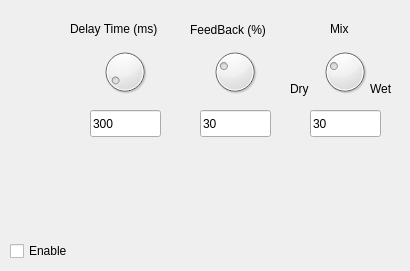
    <widget class="QWidget" name="tab_10">
     <attribute name="title">
      <string>Delay</string>
     </attribute>
     <widget class="QCheckBox" name="Check_D">
      <property name="geometry">
       <rect>
        <x>10</x>
        <y>240</y>
        <width>71</width>
        <height>22</height>
       </rect>
      </property>
      <property name="text">
       <string>Enable</string>
      </property>
     </widget>
     <widget class="QDial" name="DTime_Dial">
      <property name="geometry">
       <rect>
        <x>100</x>
        <y>40</y>
        <width>50</width>
        <height>64</height>
       </rect>
      </property>
      <property name="minimum">
       <number>1</number>
      </property>
      <property name="maximum">
       <number>5000</number>
      </property>
      <property name="value">
       <number>300</number>
      </property>
     </widget>
     <widget class="QDial" name="DFeedBack_Dial">
      <property name="geometry">
       <rect>
        <x>210</x>
        <y>40</y>
        <width>50</width>
        <height>64</height>
       </rect>
      </property>
      <property name="minimum">
       <number>1</number>
      </property>
      <property name="maximum">
       <number>100</number>
      </property>
      <property name="value">
       <number>30</number>
      </property>
     </widget>
     <widget class="QLabel" name="label_10">
      <property name="geometry">
       <rect>
        <x>70</x>
        <y>20</y>
        <width>111</width>
        <height>17</height>
       </rect>
      </property>
      <property name="text">
       <string>Delay Time (ms)</string>
      </property>
     </widget>
     <widget class="QLabel" name="label_11">
      <property name="geometry">
       <rect>
        <x>190</x>
        <y>20</y>
        <width>91</width>
        <height>20</height>
       </rect>
      </property>
      <property name="text">
       <string>FeedBack (%)</string>
      </property>
     </widget>
     <widget class="QLineEdit" name="Dtime_LE">
      <property name="geometry">
       <rect>
        <x>90</x>
        <y>110</y>
        <width>71</width>
        <height>27</height>
       </rect>
      </property>
      <property name="text">
       <string>300</string>
      </property>
     </widget>
     <widget class="QLineEdit" name="DFeedBack_LE">
      <property name="geometry">
       <rect>
        <x>200</x>
        <y>110</y>
        <width>71</width>
        <height>27</height>
       </rect>
      </property>
      <property name="text">
       <string>30</string>
      </property>
     </widget>
     <widget class="QDial" name="DMix_Dial">
      <property name="geometry">
       <rect>
        <x>320</x>
        <y>40</y>
        <width>50</width>
        <height>64</height>
       </rect>
      </property>
      <property name="minimum">
       <number>1</number>
      </property>
      <property name="maximum">
       <number>100</number>
      </property>
      <property name="pageStep">
       <number>10</number>
      </property>
      <property name="value">
       <number>30</number>
      </property>
     </widget>
     <widget class="QLabel" name="label_12">
      <property name="geometry">
       <rect>
        <x>330</x>
        <y>20</y>
        <width>31</width>
        <height>17</height>
       </rect>
      </property>
      <property name="text">
       <string>Mix</string>
      </property>
     </widget>
     <widget class="QLabel" name="label_13">
      <property name="geometry">
       <rect>
        <x>370</x>
        <y>80</y>
        <width>31</width>
        <height>17</height>
       </rect>
      </property>
      <property name="text">
       <string>Wet</string>
      </property>
     </widget>
     <widget class="QLabel" name="label_14">
      <property name="geometry">
       <rect>
        <x>290</x>
        <y>80</y>
        <width>31</width>
        <height>17</height>
       </rect>
      </property>
      <property name="text">
       <string>Dry</string>
      </property>
     </widget>
     <widget class="QLineEdit" name="DMix_LE">
      <property name="geometry">
       <rect>
        <x>310</x>
        <y>110</y>
        <width>71</width>
        <height>27</height>
       </rect>
      </property>
      <property name="text">
       <string>30</string>
      </property>
     </widget>
    </widget>
